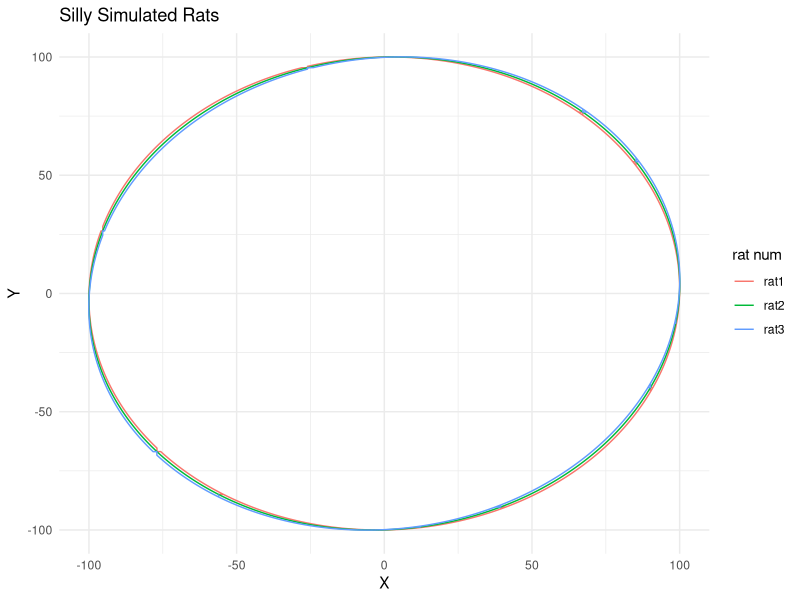

R code for this plot:
# Script to simulate rats grouping and ungrouping in a known fashion.

# install.packages("ggplot2")
library(ggplot2)

n_steps <- 1000

# Initialize data frame for storing coordinates
df <- data.frame(
  time = rep(1:n_steps, 3),
  x = rep(NA, n_steps*3),
  y = rep(NA, n_steps*3),
  id = rep(c("rat1", "rat2", "rat3"), each = n_steps)
)

# Simulate coordinates
for (i in 1:n_steps) {
  
  # rats start apart, come together, and move apart again in a sinusoidal pattern
  df$x[df$time == i] = 100 * sin(i / 100) + c(1, 2, 3) * cos(i / 100)
  df$y[df$time == i] = 100 * cos(i / 100) + c(1, 2, 3) * sin(i / 100)
  
  if (i %% 100 == 0) {  # every 100 steps, rats converge
    df$x[df$time == i] = mean(df$x[df$time == i])
    df$y[df$time == i] = mean(df$y[df$time == i])
  }
}

# Plot
myplot <- 
ggplot(df, aes(x = x, y = y, color = id)) +
  geom_path() +
  theme_minimal() +
  labs(x = "X", y = "Y", title = "Silly Simulated Rats", color = "rat num")

show(myplot)